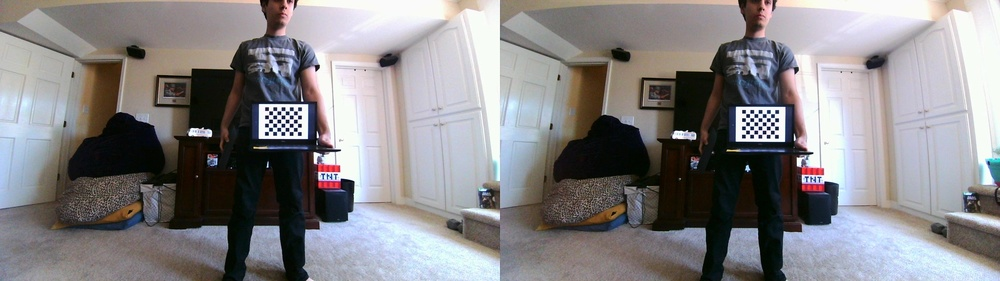
#> input picture src/vision/calibration/stereo/img_00.jpg, 1000 x 281 px, shrunk from 2560 x 720 before the run; its folder holds only this picture in this run
$ python text_calib.py
#> lines starting #> are read from the running program, lines starting #| are printed output that depends on the picture
import numpy as np
import cv2 as cv
import glob
import os
import matplotlib.pyplot as plt
from src.utils.utils import split_frame


def calibrate(showPics=True, max_reprojection_error=0.05):
#> called with showPics = False, max_reprojection_error = 1
    root = os.getcwd()
    calibrationDir = os.path.join(root, 'calibration//stereo')
    imgPathList = glob.glob(os.path.join(calibrationDir, '*.jpg'))

    nRows = 8
    nCols = 6
    termCriteris = (cv.TERM_CRITERIA_EPS + cv.TERM_CRITERIA_MAX_ITER, 30, 0.001)
    worldPtsCur = np.zeros((nRows * nCols, 3), np.float32)
    worldPtsCur[:, :2] = np.mgrid[0:nRows, 0:nCols].T.reshape(-1, 2)
    worldPtsList = []
    imgPtsList = []
    successful_images = []

    print(f"Processing {len(imgPathList)} calibration images...")

    for curImgPath in imgPathList:
        imgBGR = cv.imread(curImgPath)
#> imgBGR is the input picture: shape (281, 1000, 3); mean B, G, R 134.7, 132.6, 134.9
        imgGray = cv.cvtColor(imgBGR, cv.COLOR_BGR2GRAY)
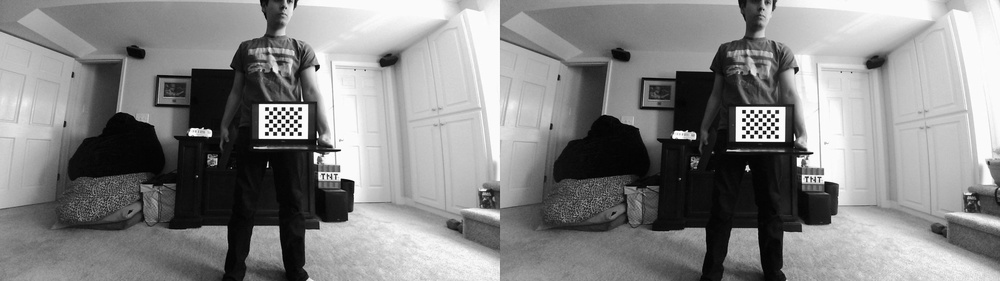
#> imgGray: shape (281, 1000); min 0, max 255, mean 133.5

        # Extract only the left half of the image
        height, width = imgGray.shape
#> height = 281; width = 1000
        left_imgGray = imgGray[:, :width // 2]
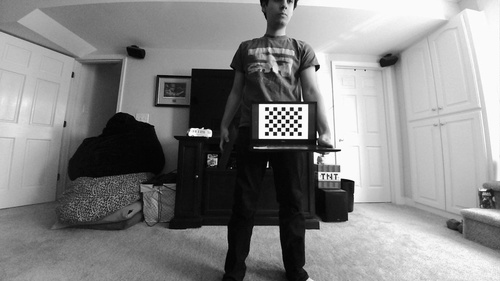
#> left_imgGray: shape (281, 500); min 0, max 255, mean 133.5

        cornersFound, cornersOrg = cv.findChessboardCorners(left_imgGray, (nRows, nCols), None)
#> cornersFound = False; cornersOrg = None

        if cornersFound:
            cornersRefined = cv.cornerSubPix(left_imgGray, cornersOrg, (11, 11), (-1, -1), termCriteris)
            worldPtsList.append(worldPtsCur)
            imgPtsList.append(cornersRefined)
            successful_images.append(curImgPath)

            if showPics:
                # Visualizing on left half of BGR image
                left_imgBGR = imgBGR[:, :width // 2]
                cv.drawChessboardCorners(left_imgBGR, (nRows, nCols), cornersRefined, cornersFound)
                cv.imshow("Chessboard - Left Camera", left_imgBGR)
                cv.waitKey(500)
    cv.destroyAllWindows()

    print(f"Found chessboard in {len(worldPtsList)}/{len(imgPathList)} images")

    if len(worldPtsList) < 3:
        print("Error: Not enough images with detected chessboards. Need at least 3.")
        return None, None

    # Initial calibration
    repError, camMatrix, distCoeff, rvecs, tvecs = cv.calibrateCamera(
        worldPtsList, imgPtsList, left_imgGray.shape[::-1], None, None
    )

    print(f"Initial calibration complete with reprojection error: {repError:.4f} pixels")

    # Filter out bad measurements
    good_world_pts = []
    good_img_pts = []
    removed_count = 0
    good_images = []

    for i, (world_pts, img_pts, img_path) in enumerate(zip(worldPtsList, imgPtsList, successful_images)):
        # Project world points to image points using calibration results
        projected_img_pts, _ = cv.projectPoints(world_pts, rvecs[i], tvecs[i], camMatrix, distCoeff)

        # Calculate error for this image
        error = cv.norm(img_pts, projected_img_pts, cv.NORM_L2) / len(img_pts)

        if error < max_reprojection_error:
            good_world_pts.append(world_pts)
            good_img_pts.append(img_pts)
            good_images.append(img_path)
        else:
            removed_count += 1
            print(f"Discarding image {os.path.basename(img_path)} with error {error:.4f}")

    if removed_count > 0:
        print(f"Removed {removed_count} images with high reprojection error")

    if len(good_world_pts) < 3:
        print("Error: Not enough good calibration images left after filtering. Using original calibration.")
        return camMatrix, distCoeff

    # Recalibrate with only good measurements
    repError, camMatrix, distCoeff, rvecs, tvecs = cv.calibrateCamera(
        good_world_pts, good_img_pts, left_imgGray.shape[::-1], None, None
    )

    print(f"Refined calibration complete with {len(good_world_pts)} images")
    print(f"Final reprojection error: {repError:.4f} pixels")
    print('Camera Matrix:\n', camMatrix)
    print('Distortion Coefficients:\n', distCoeff)

    # Calculate per-image reprojection errors for the final results
    image_errors = []
    for i in range(len(good_world_pts)):
        projected_img_pts, _ = cv.projectPoints(
            good_world_pts[i], rvecs[i], tvecs[i], camMatrix, distCoeff
        )
        error = cv.norm(good_img_pts[i], projected_img_pts, cv.NORM_L2) / len(good_img_pts[i])
        image_errors.append((os.path.basename(good_images[i]), error))

    print("\nReprojection errors by image:")
    for img_name, error in sorted(image_errors, key=lambda x: x[1]):
        print(f"{img_name}: {error:.4f} pixels")

    curFolder = os.path.dirname(os.path.abspath(__file__))
    paramPath = os.path.join(curFolder, 'calibration.npz')
    np.savez(paramPath, repError=repError, camMatrix=camMatrix, distCoeff=distCoeff,
             rvecs=rvecs, tvecs=tvecs, good_images=good_images)

    return camMatrix, distCoeff


def removeDistortion(camMatrix, distCoeff):
    imgpath = '/Users/nicholasburczyk/Desktop/CS CLASS/CS499sp25/cs499/src/vision/calibration/stereo/img_01.jpg'
    img = cv.imread(imgpath)

    if img is None:
        print(f"Error: Could not load image {imgpath}")
        return

    # Extract only the left half
    height, width = img.shape[:2]
    left_img = img[:, :width // 2]

    camMatrixNew, roi = cv.getOptimalNewCameraMatrix(camMatrix, distCoeff, (width // 2, height), 1,
                                                     (width // 2, height))
    imgUndist = cv.undistort(left_img, camMatrix, distCoeff, None, camMatrixNew)

    # Display original and undistorted images
    plt.figure(figsize=(12, 5))
    plt.subplot(121)
    plt.title("Original Left Image")
    plt.imshow(cv.cvtColor(left_img, cv.COLOR_BGR2RGB))
    plt.subplot(122)
    plt.title("Undistorted Left Image")
    plt.imshow(cv.cvtColor(imgUndist, cv.COLOR_BGR2RGB))
    plt.tight_layout()
    plt.show()

    # Save the comparison image
    comparison = np.hstack((left_img, imgUndist))
    curFolder = os.path.dirname(os.path.abspath(__file__))
    cv.imwrite(os.path.join(curFolder, 'calibration_comparison.jpg'), comparison)


def runCalibtration():
    calibrate(showPics=True, max_reprojection_error=1.0)


def runRemoveDistortion():
    camMatrix, distCoeff = calibrate(showPics=False, max_reprojection_error=1.0)
    if camMatrix is not None and distCoeff is not None:
        removeDistortion(camMatrix, distCoeff)
    else:
        print("Calibration failed, cannot remove distortion")


if __name__ == "__main__":
    # runCalibtration()
    runRemoveDistortion()

$ run again, on src/vision/calibration/stereo/img_05.jpg
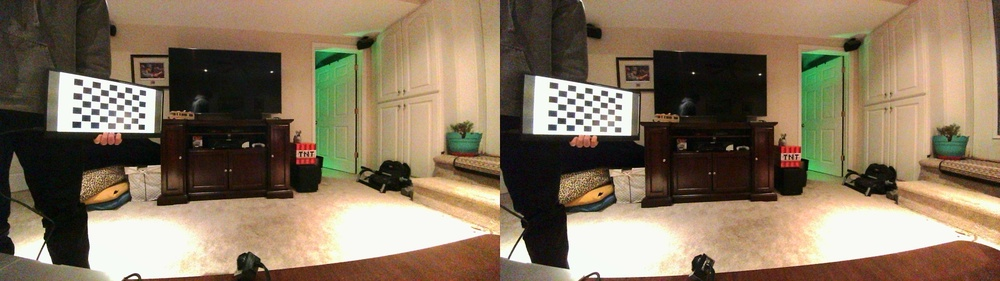
#> input picture src/vision/calibration/stereo/img_05.jpg, 1000 x 281 px, shrunk from 2560 x 720 before the run
#> in calibrate, imgBGR is the input picture: shape (281, 1000, 3); mean B, G, R 95.7, 118.5, 136.2
#> in calibrate, `imgGray = cv.cvtColor(imgBGR, cv.COLOR_BGR2GRAY)`:
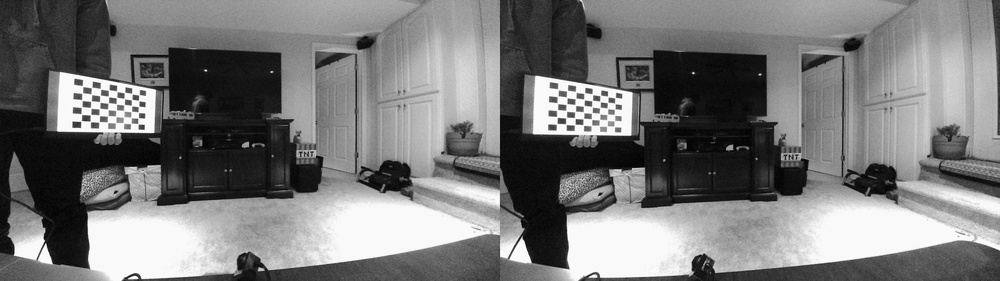
#> imgGray: shape (281, 1000); min 1, max 255, mean 121.2
#> in calibrate, `left_imgGray = imgGray[:, :width // 2]`:
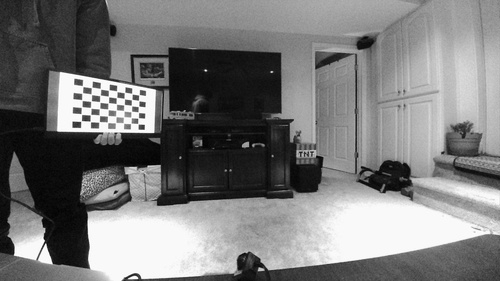
#> left_imgGray: shape (281, 500); min 1, max 255, mean 121.4
#> cornersFound = True; cornersOrg = 48 rows, first 8: [82.62, 86.15], [91.57, 87.5], [100.4, 88.72], [108.8, 89.89], [116.7, 91.17], [124.5, 92.43], [132, 93.69], [138.9, 94.96]
#> cornersRefined = 48 rows, first 8: [87.75, 79.54], [91.69, 80.04], [100.6, 81.59], [108.9, 82.86], [115.9, 84.6], [125.8, 88.69], [132.4, 89.9], [137.6, 90.59]

$ run again, on src/vision/calibration/stereo/img_06.jpg
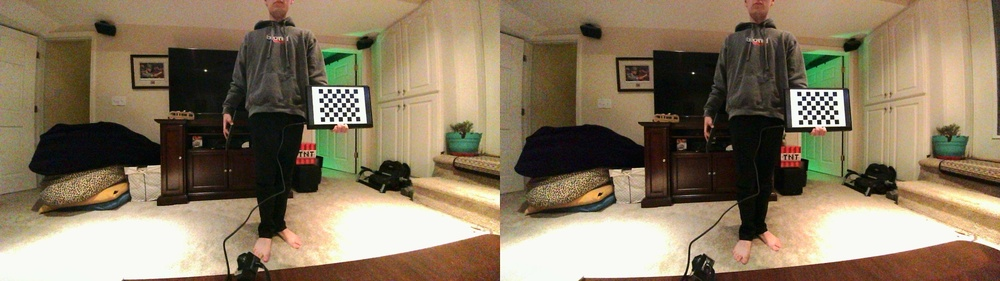
#> input picture src/vision/calibration/stereo/img_06.jpg, 1000 x 281 px, shrunk from 2560 x 720 before the run
#> in calibrate, imgBGR is the input picture: shape (281, 1000, 3); mean B, G, R 97.7, 121.9, 137.8
#> in calibrate, `imgGray = cv.cvtColor(imgBGR, cv.COLOR_BGR2GRAY)`:
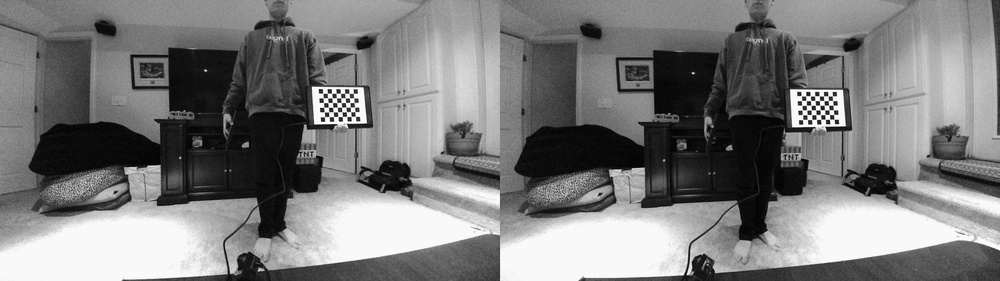
#> imgGray: shape (281, 1000); min 0, max 255, mean 123.9
#> in calibrate, `left_imgGray = imgGray[:, :width // 2]`:
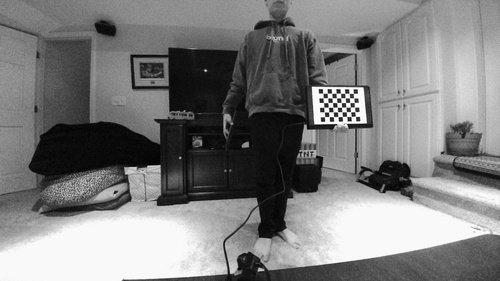
#> left_imgGray: shape (281, 500); min 0, max 255, mean 125.9
#> cornersFound = False; cornersOrg = None

$ run again, on src/vision/calibration/stereo/img_02.jpg
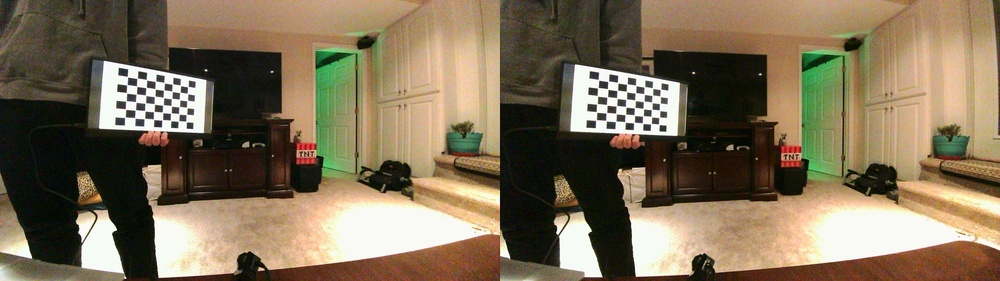
#> input picture src/vision/calibration/stereo/img_02.jpg, 1000 x 281 px, shrunk from 2560 x 720 before the run
#> in calibrate, imgBGR is the input picture: shape (281, 1000, 3); mean B, G, R 88, 111.9, 127.2
#> in calibrate, `imgGray = cv.cvtColor(imgBGR, cv.COLOR_BGR2GRAY)`:
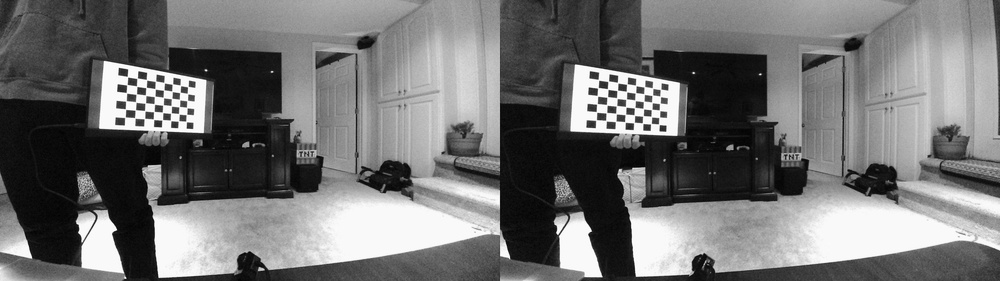
#> imgGray: shape (281, 1000); min 1, max 255, mean 113.8
#> in calibrate, `left_imgGray = imgGray[:, :width // 2]`:
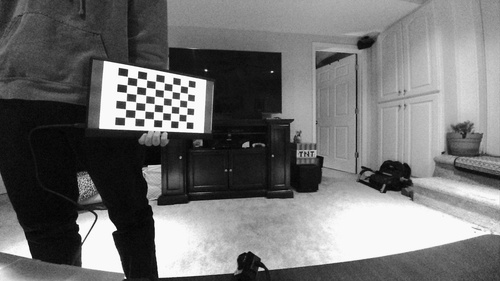
#> left_imgGray: shape (281, 500); min 1, max 255, mean 113.9
#> cornersFound = True; cornersOrg = 48 rows, first 8: [127.5, 76.58], [137.1, 78.27], [146.5, 79.63], [155.5, 81.28], [164.3, 82.68], [172.4, 84.1], [180.4, 85.37], [187.7, 86.6]
#> cornersRefined = 48 rows, first 8: [131.9, 81.4], [135.8, 70.22], [141.9, 71.43], [153.9, 73.33], [163.6, 74.95], [171.8, 76.51], [179.5, 78.13], [186.9, 79.33]
